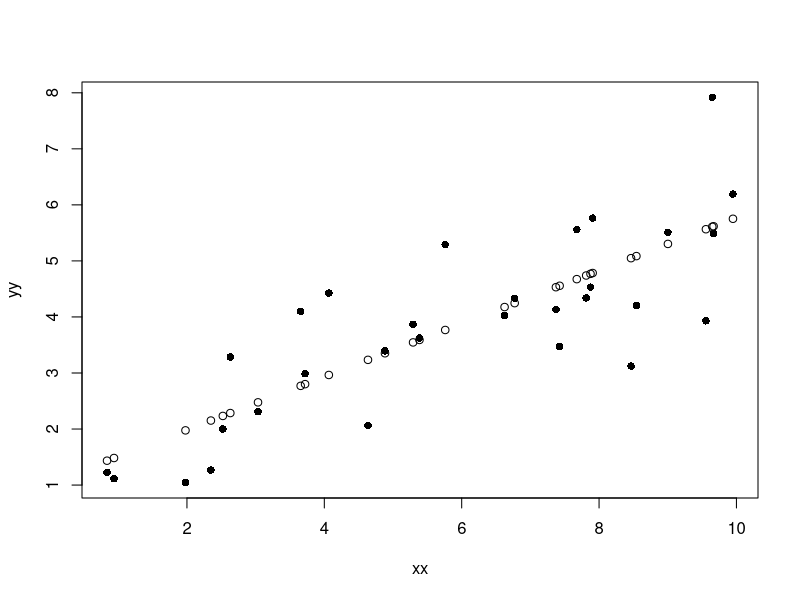

Write R code to recreate this figure.
## ---- chunk 1
knitr::opts_chunk$set(echo = TRUE)
## ---- chunk 2

rmse <- function(fit, obs) {
  rmse <- sqrt(sum((fit - obs)^2)/length(fit))
  return(rmse)
}

nn <- 30

xx <- runif(nn, 0, 10)

aa <- 1

bb <- 0.5

ee <- rnorm(nn)

yy <- aa + bb*xx + ee


mm <- lm(yy ~ xx)

yhat <- predict(mm)

plot(xx, yy, pch = 16)
points(xx, yhat)

rmse(yhat, yy)

sd(yhat)

sd(yy)

cor(xx, yy)

var(xx)
var(yy)
var(xx - yy)

